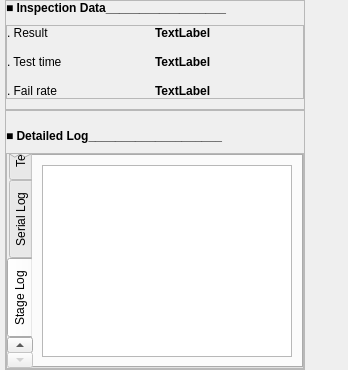
         <widget class="QWidget" name="autoTab">
          <attribute name="title">
           <string>Auto</string>
          </attribute>
          <layout class="QHBoxLayout" name="horizontalLayout_6">
           <property name="spacing">
            <number>5</number>
           </property>
           <property name="leftMargin">
            <number>5</number>
           </property>
           <property name="topMargin">
            <number>0</number>
           </property>
           <property name="rightMargin">
            <number>0</number>
           </property>
           <property name="bottomMargin">
            <number>0</number>
           </property>
           <item>
            <widget class="QWidget" name="overviewData" native="true">
             <property name="minimumSize">
              <size>
               <width>300</width>
               <height>0</height>
              </size>
             </property>
             <property name="maximumSize">
              <size>
               <width>300</width>
               <height>16777215</height>
              </size>
             </property>
             <layout class="QVBoxLayout" name="verticalLayout_6">
              <property name="spacing">
               <number>0</number>
              </property>
              <property name="leftMargin">
               <number>0</number>
              </property>
              <property name="topMargin">
               <number>0</number>
              </property>
              <property name="rightMargin">
               <number>0</number>
              </property>
              <property name="bottomMargin">
               <number>0</number>
              </property>
              <item alignment="Qt::AlignTop">
               <widget class="QFrame" name="inspData">
                <property name="frameShape">
                 <enum>QFrame::StyledPanel</enum>
                </property>
                <property name="frameShadow">
                 <enum>QFrame::Raised</enum>
                </property>
                <layout class="QVBoxLayout" name="verticalLayout_7">
                 <property name="spacing">
                  <number>10</number>
                 </property>
                 <property name="leftMargin">
                  <number>0</number>
                 </property>
                 <property name="topMargin">
                  <number>0</number>
                 </property>
                 <property name="rightMargin">
                  <number>0</number>
                 </property>
                 <property name="bottomMargin">
                  <number>10</number>
                 </property>
                 <item alignment="Qt::AlignTop">
                  <widget class="QLabel" name="label_4">
                   <property name="font">
                    <font>
                     <pointsize>9</pointsize>
                     <weight>75</weight>
                     <bold>true</bold>
                    </font>
                   </property>
                   <property name="text">
                    <string>■ Inspection Data__________________</string>
                   </property>
                  </widget>
                 </item>
                 <item alignment="Qt::AlignTop">
                  <widget class="QFrame" name="inspDetailFrame">
                   <property name="frameShape">
                    <enum>QFrame::StyledPanel</enum>
                   </property>
                   <property name="frameShadow">
                    <enum>QFrame::Raised</enum>
                   </property>
                   <layout class="QGridLayout" name="gridLayout_2">
                    <property name="leftMargin">
                     <number>0</number>
                    </property>
                    <property name="topMargin">
                     <number>0</number>
                    </property>
                    <property name="rightMargin">
                     <number>0</number>
                    </property>
                    <property name="bottomMargin">
                     <number>0</number>
                    </property>
                    <property name="horizontalSpacing">
                     <number>0</number>
                    </property>
                    <property name="verticalSpacing">
                     <number>15</number>
                    </property>
                    <item row="1" column="1">
                     <widget class="QLabel" name="tTimeLabel">
                      <property name="font">
                       <font>
                        <weight>75</weight>
                        <bold>true</bold>
                       </font>
                      </property>
                      <property name="text">
                       <string>TextLabel</string>
                      </property>
                      <property name="alignment">
                       <set>Qt::AlignLeading|Qt::AlignLeft|Qt::AlignVCenter</set>
                      </property>
                     </widget>
                    </item>
                    <item row="0" column="0">
                     <widget class="QLabel" name="label_6">
                      <property name="text">
                       <string>. Result</string>
                      </property>
                     </widget>
                    </item>
                    <item row="0" column="1">
                     <widget class="QLabel" name="resultLabel">
                      <property name="font">
                       <font>
                        <weight>75</weight>
                        <bold>true</bold>
                       </font>
                      </property>
                      <property name="text">
                       <string>TextLabel</string>
                      </property>
                      <property name="alignment">
                       <set>Qt::AlignLeading|Qt::AlignLeft|Qt::AlignVCenter</set>
                      </property>
                     </widget>
                    </item>
                    <item row="1" column="0">
                     <widget class="QLabel" name="label_8">
                      <property name="text">
                       <string>. Test time</string>
                      </property>
                     </widget>
                    </item>
                    <item row="2" column="0">
                     <widget class="QLabel" name="label_10">
                      <property name="text">
                       <string>. Fail rate</string>
                      </property>
                     </widget>
                    </item>
                    <item row="2" column="1">
                     <widget class="QLabel" name="rateLabel">
                      <property name="font">
                       <font>
                        <weight>75</weight>
                        <bold>true</bold>
                       </font>
                      </property>
                      <property name="text">
                       <string>TextLabel</string>
                      </property>
                      <property name="alignment">
                       <set>Qt::AlignLeading|Qt::AlignLeft|Qt::AlignVCenter</set>
                      </property>
                     </widget>
                    </item>
                   </layout>
                  </widget>
                 </item>
                </layout>
               </widget>
              </item>
              <item>
               <widget class="QFrame" name="logData">
                <property name="frameShape">
                 <enum>QFrame::StyledPanel</enum>
                </property>
                <property name="frameShadow">
                 <enum>QFrame::Raised</enum>
                </property>
                <layout class="QVBoxLayout" name="verticalLayout_8">
                 <property name="spacing">
                  <number>10</number>
                 </property>
                 <property name="leftMargin">
                  <number>0</number>
                 </property>
                 <property name="topMargin">
                  <number>18</number>
                 </property>
                 <property name="rightMargin">
                  <number>0</number>
                 </property>
                 <property name="bottomMargin">
                  <number>0</number>
                 </property>
                 <item>
                  <widget class="QLabel" name="label_12">
                   <property name="font">
                    <font>
                     <pointsize>9</pointsize>
                     <weight>75</weight>
                     <bold>true</bold>
                    </font>
                   </property>
                   <property name="text">
                    <string>■ Detailed Log____________________</string>
                   </property>
                  </widget>
                 </item>
                 <item>
                  <widget class="QFrame" name="frame_6">
                   <property name="frameShape">
                    <enum>QFrame::StyledPanel</enum>
                   </property>
                   <property name="frameShadow">
                    <enum>QFrame::Raised</enum>
                   </property>
                   <layout class="QVBoxLayout" name="verticalLayout_9">
                    <property name="spacing">
                     <number>0</number>
                    </property>
                    <property name="leftMargin">
                     <number>0</number>
                    </property>
                    <property name="topMargin">
                     <number>0</number>
                    </property>
                    <property name="rightMargin">
                     <number>0</number>
                    </property>
                    <property name="bottomMargin">
                     <number>0</number>
                    </property>
                    <item>
                     <widget class="QTabWidget" name="tabWidget_2">
                      <property name="tabPosition">
                       <enum>QTabWidget::West</enum>
                      </property>
                      <property name="currentIndex">
                       <number>2</number>
                      </property>
                      <widget class="QWidget" name="tab">
                       <attribute name="icon">
                        <iconset resource="resources.qrc">
                         <normaloff>:/blueIcon/assets/icons/blue/grid.svg</normaloff>:/blueIcon/assets/icons/blue/grid.svg</iconset>
                       </attribute>
                       <attribute name="title">
                        <string>Test Result</string>
                       </attribute>
                       <layout class="QVBoxLayout" name="verticalLayout_13">
                        <item>
                         <widget class="QTextBrowser" name="items_textBrowser"/>
                        </item>
                       </layout>
                      </widget>
                      <widget class="QWidget" name="tab_3">
                       <attribute name="icon">
                        <iconset resource="resources.qrc">
                         <normaloff>:/blueIcon/assets/icons/blue/minimize-2.svg</normaloff>:/blueIcon/assets/icons/blue/minimize-2.svg</iconset>
                       </attribute>
                       <attribute name="title">
                        <string>Serial Log</string>
                       </attribute>
                       <layout class="QVBoxLayout" name="verticalLayout_15">
                        <item>
                         <widget class="QTextBrowser" name="serial_textBrowser"/>
                        </item>
                       </layout>
                      </widget>
                      <widget class="QWidget" name="tab_2">
                       <attribute name="icon">
                        <iconset resource="resources.qrc">
                         <normaloff>:/blueIcon/assets/icons/blue/chevrons-right.svg</normaloff>:/blueIcon/assets/icons/blue/chevrons-right.svg</iconset>
                       </attribute>
                       <attribute name="title">
                        <string>Stage Log</string>
                       </attribute>
                       <layout class="QVBoxLayout" name="verticalLayout_14">
                        <item>
                         <widget class="QTextBrowser" name="state_textBrowser"/>
                        </item>
                       </layout>
                      </widget>
                     </widget>
                    </item>
                   </layout>
                  </widget>
                 </item>
                </layout>
               </widget>
              </item>
             </layout>
            </widget>
           </item>
           <item>
            <widget class="QWidget" name="runningData" native="true">
             <layout class="QGridLayout" name="gridLayout_3">
              <item row="0" column="1">
               <widget class="QLabel" name="image1Label">
                <property name="sizePolicy">
                 <sizepolicy hsizetype="Expanding" vsizetype="Expanding">
                  <horstretch>0</horstretch>
                  <verstretch>0</verstretch>
                 </sizepolicy>
                </property>
                <property name="text">
                 <string/>
                </property>
                <property name="scaledContents">
                 <bool>true</bool>
                </property>
               </widget>
              </item>
              <item row="0" column="3">
               <widget class="QLabel" name="image2Label">
                <property name="sizePolicy">
                 <sizepolicy hsizetype="Expanding" vsizetype="Expanding">
                  <horstretch>0</horstretch>
                  <verstretch>0</verstretch>
                 </sizepolicy>
                </property>
                <property name="text">
                 <string/>
                </property>
                <property name="scaledContents">
                 <bool>true</bool>
                </property>
               </widget>
              </item>
              <item row="1" column="1">
               <widget class="QLabel" name="image3Label">
                <property name="sizePolicy">
                 <sizepolicy hsizetype="Expanding" vsizetype="Expanding">
                  <horstretch>0</horstretch>
                  <verstretch>0</verstretch>
                 </sizepolicy>
                </property>
                <property name="cursor">
                 <cursorShape>ArrowCursor</cursorShape>
                </property>
                <property name="text">
                 <string/>
                </property>
                <property name="scaledContents">
                 <bool>true</bool>
                </property>
               </widget>
              </item>
              <item row="1" column="3">
               <widget class="QLabel" name="image4Label">
                <property name="sizePolicy">
                 <sizepolicy hsizetype="Expanding" vsizetype="Expanding">
                  <horstretch>0</horstretch>
                  <verstretch>0</verstretch>
                 </sizepolicy>
                </property>
                <property name="text">
                 <string/>
                </property>
                <property name="scaledContents">
                 <bool>true</bool>
                </property>
               </widget>
              </item>
             </layout>
            </widget>
           </item>
          </layout>
         </widget>
